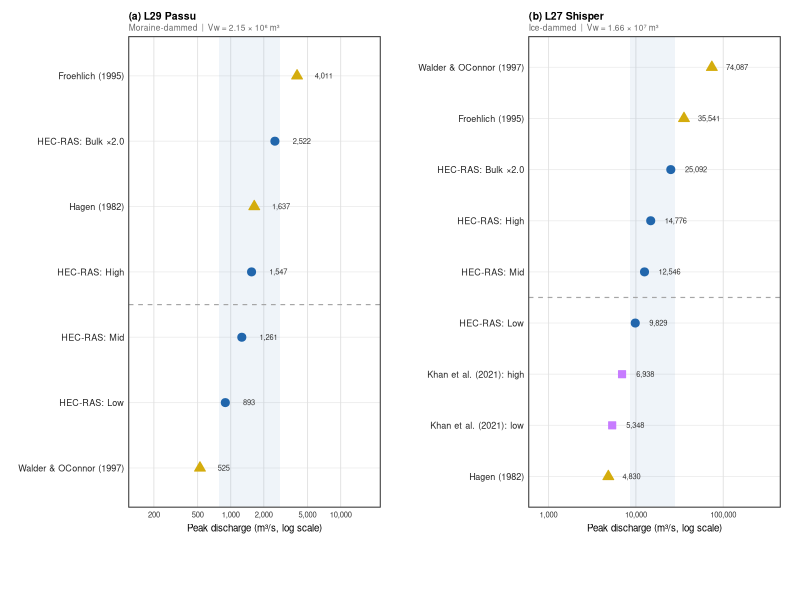
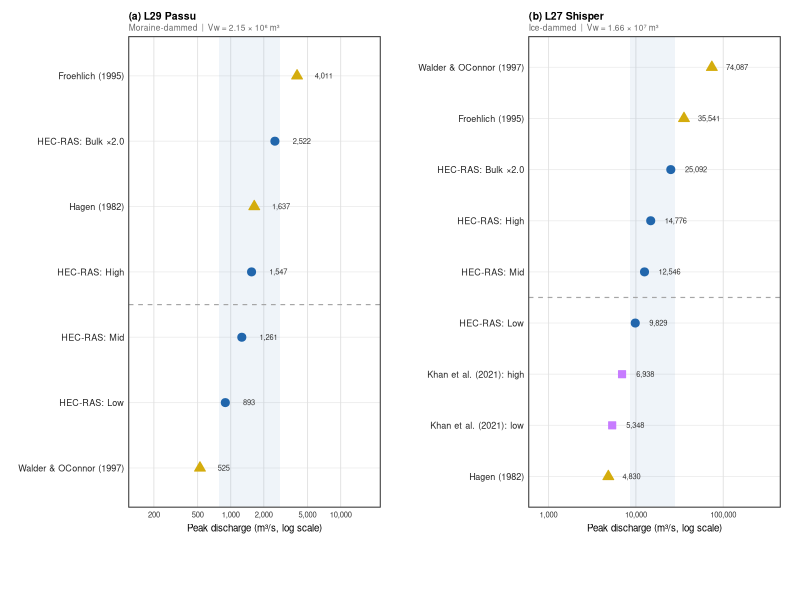

The R source for these figures, in order:

# ════════════════════════════════════════════════════════════════
# 11_fig11_validation.R
# Figure 11 —  Validation Comparison
# PURPOSE: Two-panel dot plot (faceted by lake) on log-scale x-axis. Each dot is a
#          peak discharge estimate from a different source:
#          Blue circles: HEC-RAS runs (Low/Mid/High/bulk x2)
#          Gold triangles: empirical equations (Walder & OConnor 1997, Costa & Schuster 1988)
#          Pink squares: published literature (Khan et al. 2021)
#          Shows your results fall within the empirical envelope.
# AUTHOR:  Ismail, Sadaf — GSAIS, Kyoto University
# DATE:    2026
# ════════════════════════════════════════════════════════════════

# ============================================================
# fig11_validation_v3.R
# Fix: value labels positioned at Q * 1.15 (log-scale safe)
# x_limits extended right to accommodate labels
# ============================================================
setwd("C:/Users/sadaf/Documents/PPR3")

library(ggplot2)
library(dplyr)
library(cowplot)
library(scales)

OUT_DIR   <- "C:/Users/sadaf/Documents/PPR3/figures"
FIG_W     <- 17.4
FIG_H     <- 9.0
FIG_DPI   <- 600
BASE_SIZE <- 7

# ── 1. Load simulation results ────────────────────────────────
d29 <- read.csv("data/processed/L29_Passu_simulation_results.csv")
d27 <- read.csv("data/processed/L27_Shisper_simulation_results.csv")

scens_show <- c("Low", "Mid_baseline", "High", "Mid_bulk20")

make_hecras <- function(df, lake) {
  df |>
    filter(scenario %in% scens_show) |>
    mutate(
      lake   = lake,
      Q      = peak_Q_input_m3s,
      label  = case_when(
        scenario == "Low"          ~ "HEC-RAS: Low",
        scenario == "Mid_baseline" ~ "HEC-RAS: Mid",
        scenario == "High"         ~ "HEC-RAS: High",
        scenario == "Mid_bulk20"   ~ "HEC-RAS: Bulk ×2.0"
      ),
      source = "HEC-RAS"
    )
}

hecras_l29 <- make_hecras(d29, "L29 Passu")
hecras_l27 <- make_hecras(d27, "L27 Shisper")

# ── 2. Empirical ──────────────────────────────────────────────
V29 <- 2154184;  H29 <- 37.5
V27 <- 16600000; H27 <- 134

emp_l29 <- data.frame(
  lake   = "L29 Passu",
  source = "Empirical",
  label  = c("Walder & OConnor (1997)",
             "Froehlich (1995)",
             "Hagen (1982)"),
  Q      = c(0.0347 * V29^0.66,
             0.607  * V29^0.295 * H29^1.24,
             0.72   * V29^0.53)
)

emp_l27 <- data.frame(
  lake   = "L27 Shisper",
  source = "Empirical",
  label  = c("Walder & OConnor (1997)",
             "Froehlich (1995)",
             "Hagen (1982)"),
  Q      = c(1.94  * H27^1.0 * V27^0.34,
             0.607 * V27^0.295 * H27^1.24,
             0.72  * V27^0.53)
)

# ── 3. Literature ─────────────────────────────────────────────
lit_l27 <- data.frame(
  lake   = "L27 Shisper",
  source = "Literature",
  label  = c("Khan et al. (2021): low",
             "Khan et al. (2021): high"),
  Q      = c(5348, 6938) 
)

# ── 4. Combine + sort by Q ────────────────────────────────────
cols <- c("lake","source","label","Q")

dat_l29 <- bind_rows(hecras_l29[,cols], emp_l29[,cols]) |>
  arrange(Q) |>
  mutate(label = factor(label, levels = unique(label)))

dat_l27 <- bind_rows(hecras_l27[,cols], emp_l27[,cols],
                     lit_l27[,cols]) |>
  arrange(Q) |>
  mutate(label = factor(label, levels = unique(label)))

# ── 5. FIX: label x position = Q * offset (log-scale safe) ───
# This keeps text a fixed log-distance from the point regardless
# of where on the axis the point falls
label_mult <- 1.45   # place label ~16% of panel width to right of point

dat_l29 <- dat_l29 |> mutate(label_x = Q * label_mult)
dat_l27 <- dat_l27 |> mutate(label_x = Q * label_mult)

# ── 6. Source colours + shapes ────────────────────────────────
src_col <- c(
  "HEC-RAS"    = "#2166AC",
  "Empirical"  = "#D4AC0D",
  "Literature" = "#C77CFF"
)
src_shape <- c(
  "HEC-RAS"    = 21,
  "Empirical"  = 24,
  "Literature" = 22
)

# ── 7. Theme ──────────────────────────────────────────────────
theme_val <- function(base_size = BASE_SIZE) {
  theme_minimal(base_size = base_size) +
    theme(
      panel.grid.major.y = element_line(colour = "grey93",
                                        linewidth = 0.3),
      panel.grid.major.x = element_line(colour = "grey88",
                                        linewidth = 0.3),
      panel.grid.minor   = element_blank(),
      panel.border       = element_rect(fill = NA, colour = "grey30",
                                        linewidth = 0.4),
      plot.background    = element_rect(fill = "white", colour = NA),
      axis.title.x       = element_text(size = base_size,
                                        margin = margin(t = 3)),
      axis.title.y       = element_blank(),
      axis.text.x        = element_text(size = base_size - 1.5,
                                        colour = "grey20"),
      axis.text.y        = element_text(size = base_size - 0.5,
                                        colour = "grey15"),
      legend.position    = "none",
      plot.title         = element_text(size = base_size + 0.5,
                                        face = "bold",
                                        margin = margin(b = 1)),
      plot.subtitle      = element_text(size = base_size - 1,
                                        colour = "grey40",
                                        margin = margin(b = 3)),
      plot.margin        = margin(3, 5, 3, 3, "mm")
    )
}

# ── 8. Panel builder ──────────────────────────────────────────
build_val <- function(dat, title, subtitle,
                      x_breaks, x_limits,
                      sep_y = NULL,
                      show_legend = FALSE) {

  hr <- dat |> filter(source == "HEC-RAS")

  p <- ggplot(dat,
              aes(x      = Q,
                  y      = label,
                  fill   = source,
                  shape  = source,
                  colour = source)) +

    # HEC-RAS envelope band
    annotate("rect",
             xmin = min(hr$Q) * 0.88,
             xmax = max(hr$Q) * 1.12,
             ymin = -Inf, ymax = Inf,
             fill = "#2166AC", alpha = 0.07) +

    # Group separator
    {if (!is.null(sep_y))
      geom_hline(yintercept = sep_y,
                 colour = "grey65", linewidth = 0.4,
                 linetype = "dashed")
    } +

    # Points
    geom_point(size = 2.4, stroke = 0.5) +

    # FIX: labels at label_x (= Q * 1.18), hjust = 0
    # so text starts at a fixed log-distance from point
geom_text(
  aes(x     = label_x,
      y     = label,          # FIX: pass y explicitly
      label = scales::comma(round(Q))),
  hjust       = 0,
  vjust       = 0.45,
  size        = 1.9,
  colour      = "grey20",
  inherit.aes = FALSE
) +

    scale_fill_manual(
      name   = "Source",
      values = src_col,
      guide  = guide_legend(
        override.aes = list(size = 3),
        keywidth  = unit(0.4, "cm"),
        keyheight = unit(0.35, "cm")
      )
    ) +
    scale_colour_manual(name = "Source", values = src_col) +
    scale_shape_manual( name = "Source", values = src_shape) +

    scale_x_log10(
      name   = "Peak discharge (m³/s, log scale)",
      breaks = x_breaks,
      labels = scales::comma,
      limits = x_limits
    ) +

    labs(title = title, subtitle = subtitle) +
    theme_val()

  if (show_legend) {
    p <- p + theme(
      legend.position  = "bottom",
      legend.title     = element_text(size = BASE_SIZE,
                                      face = "bold"),
      legend.text      = element_text(size = BASE_SIZE - 1),
      legend.key.size  = unit(0.4, "cm"),
      legend.spacing.x = unit(0.4, "cm")
    )
  }

  return(p)
}

# ── 9. Build ──────────────────────────────────────────────────
cat("── Building panels ──
")

p_l29 <- build_val(
  dat      = dat_l29,
  title    = "(a) L29 Passu",
  subtitle = "Moraine-dammed  |  Vw = 2.15 × 10⁶ m³",
  x_breaks = c(200, 500, 1000, 2000, 5000, 10000),
  # FIX: extend right limit to 4× max Q so labels fit
  x_limits = c(150, max(dat_l29$Q) * 4.5),
  sep_y    = 3.5
)

p_l27 <- build_val(
  dat      = dat_l27,
  title    = "(b) L27 Shisper",
  subtitle = "Ice-dammed  |  Vw = 1.66 × 10⁷ m³",
  x_breaks = c(1000, 10000, 100000),
  # FIX: extend right limit to 4× max Q so labels fit
  x_limits = c(800, max(dat_l27$Q) * 4.5),
  sep_y    = 4.5,
  show_legend = TRUE
)

# ── 10. Assemble ──────────────────────────────────────────────
cat("── Assembling ──
")

leg      <- cowplot::get_legend(p_l27)
p_l27_nl <- p_l27 + theme(legend.position = "none")

p_maps <- cowplot::plot_grid(
  p_l29, p_l27_nl,
  ncol       = 2,
  rel_widths = c(1, 1),
  align      = "h",
  axis       = "tb"
)

p_final <- cowplot::plot_grid(
  p_maps, leg,
  ncol        = 1,
  rel_heights = c(1, 0.10)
)

# ── 11. Save ──────────────────────────────────────────────────
cat("── Saving ──
")

ggsave(file.path(OUT_DIR, "fig11_validation_v3.png"),
       p_final, width = FIG_W, height = FIG_H,
       units = "cm", dpi = FIG_DPI, bg = "white")
cat("  Saved: fig11_validation_v3.png
")

ggsave(file.path(OUT_DIR, "fig11_validation_v3.tiff"),
       p_final, width = FIG_W, height = FIG_H,
       units = "cm", dpi = FIG_DPI, bg = "white",
       compression = "lzw")
cat("  Saved: fig11_validation_v3.tiff
")

cat("
Fig 11 v3 complete.
")
